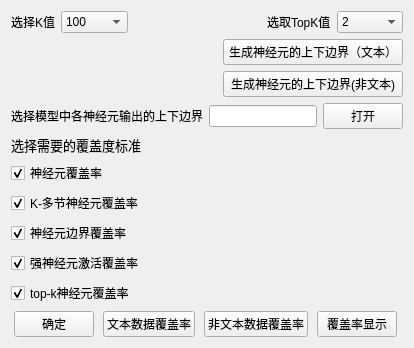
            <widget class="QWidget" name="tab_3">
             <attribute name="title">
              <string>覆盖度分析</string>
             </attribute>
             <layout class="QVBoxLayout" name="verticalLayout_9">
              <item>
               <layout class="QHBoxLayout" name="horizontalLayout_79" stretch="0,1,2,0,1">
                <item>
                 <widget class="QLabel" name="label_45">
                  <property name="sizePolicy">
                   <sizepolicy hsizetype="Preferred" vsizetype="Fixed">
                    <horstretch>0</horstretch>
                    <verstretch>0</verstretch>
                   </sizepolicy>
                  </property>
                  <property name="text">
                   <string>选择K值</string>
                  </property>
                 </widget>
                </item>
                <item>
                 <widget class="QComboBox" name="comboBox">
                  <item>
                   <property name="text">
                    <string>100</string>
                   </property>
                  </item>
                  <item>
                   <property name="text">
                    <string>1000</string>
                   </property>
                  </item>
                  <item>
                   <property name="text">
                    <string>5000</string>
                   </property>
                  </item>
                  <item>
                   <property name="text">
                    <string>10000</string>
                   </property>
                  </item>
                 </widget>
                </item>
                <item>
                 <spacer name="horizontalSpacer_9">
                  <property name="orientation">
                   <enum>Qt::Horizontal</enum>
                  </property>
                  <property name="sizeHint" stdset="0">
                   <size>
                    <width>40</width>
                    <height>20</height>
                   </size>
                  </property>
                 </spacer>
                </item>
                <item>
                 <widget class="QLabel" name="label_46">
                  <property name="sizePolicy">
                   <sizepolicy hsizetype="Preferred" vsizetype="Fixed">
                    <horstretch>0</horstretch>
                    <verstretch>0</verstretch>
                   </sizepolicy>
                  </property>
                  <property name="text">
                   <string>选取TopK值</string>
                  </property>
                 </widget>
                </item>
                <item>
                 <widget class="QComboBox" name="comboBox_2">
                  <item>
                   <property name="text">
                    <string>2</string>
                   </property>
                  </item>
                  <item>
                   <property name="text">
                    <string>3</string>
                   </property>
                  </item>
                  <item>
                   <property name="text">
                    <string>4</string>
                   </property>
                  </item>
                  <item>
                   <property name="text">
                    <string>5</string>
                   </property>
                  </item>
                 </widget>
                </item>
               </layout>
              </item>
              <item>
               <widget class="QPushButton" name="createMinmax">
                <property name="maximumSize">
                 <size>
                  <width>180</width>
                  <height>16777215</height>
                 </size>
                </property>
                <property name="layoutDirection">
                 <enum>Qt::RightToLeft</enum>
                </property>
                <property name="text">
                 <string>生成神经元的上下边界（文本）</string>
                </property>
               </widget>
              </item>
              <item>
               <widget class="QPushButton" name="pushButton_14">
                <property name="maximumSize">
                 <size>
                  <width>180</width>
                  <height>16777215</height>
                 </size>
                </property>
                <property name="layoutDirection">
                 <enum>Qt::RightToLeft</enum>
                </property>
                <property name="text">
                 <string>生成神经元的上下边界(非文本)</string>
                </property>
               </widget>
              </item>
              <item>
               <layout class="QHBoxLayout" name="horizontalLayout_80">
                <item>
                 <widget class="QLabel" name="label_47">
                  <property name="sizePolicy">
                   <sizepolicy hsizetype="Preferred" vsizetype="Fixed">
                    <horstretch>0</horstretch>
                    <verstretch>0</verstretch>
                   </sizepolicy>
                  </property>
                  <property name="text">
                   <string>选择模型中各神经元输出的上下边界</string>
                  </property>
                 </widget>
                </item>
                <item>
                 <widget class="QLineEdit" name="lineEdit_12">
                  <property name="text">
                   <string/>
                  </property>
                 </widget>
                </item>
                <item>
                 <widget class="QPushButton" name="pushButton_8">
                  <property name="text">
                   <string>打开</string>
                  </property>
                 </widget>
                </item>
               </layout>
              </item>
              <item>
               <widget class="QLabel" name="label_6">
                <property name="sizePolicy">
                 <sizepolicy hsizetype="Fixed" vsizetype="Fixed">
                  <horstretch>0</horstretch>
                  <verstretch>0</verstretch>
                 </sizepolicy>
                </property>
                <property name="font">
                 <font>
                  <family>Adobe Devanagari</family>
                  <pointsize>10</pointsize>
                 </font>
                </property>
                <property name="text">
                 <string>选择需要的覆盖度标准</string>
                </property>
               </widget>
              </item>
              <item>
               <widget class="QCheckBox" name="cover_1">
                <property name="layoutDirection">
                 <enum>Qt::LeftToRight</enum>
                </property>
                <property name="text">
                 <string>神经元覆盖率</string>
                </property>
                <property name="checked">
                 <bool>true</bool>
                </property>
               </widget>
              </item>
              <item>
               <widget class="QCheckBox" name="cover_2">
                <property name="text">
                 <string>K-多节神经元覆盖率</string>
                </property>
                <property name="checked">
                 <bool>true</bool>
                </property>
               </widget>
              </item>
              <item>
               <widget class="QCheckBox" name="cover_4">
                <property name="text">
                 <string>神经元边界覆盖率</string>
                </property>
                <property name="checked">
                 <bool>true</bool>
                </property>
               </widget>
              </item>
              <item>
               <widget class="QCheckBox" name="cover_3">
                <property name="text">
                 <string>强神经元激活覆盖率</string>
                </property>
                <property name="checked">
                 <bool>true</bool>
                </property>
               </widget>
              </item>
              <item>
               <widget class="QCheckBox" name="cover_5">
                <property name="text">
                 <string>top-k神经元覆盖率</string>
                </property>
                <property name="checked">
                 <bool>true</bool>
                </property>
               </widget>
              </item>
              <item>
               <layout class="QHBoxLayout" name="horizontalLayout_39">
                <item>
                 <widget class="QPushButton" name="pushButton_7">
                  <property name="sizePolicy">
                   <sizepolicy hsizetype="Fixed" vsizetype="Fixed">
                    <horstretch>0</horstretch>
                    <verstretch>0</verstretch>
                   </sizepolicy>
                  </property>
                  <property name="layoutDirection">
                   <enum>Qt::RightToLeft</enum>
                  </property>
                  <property name="text">
                   <string>确定</string>
                  </property>
                 </widget>
                </item>
                <item>
                 <widget class="QPushButton" name="seed_text_pushButton">
                  <property name="sizePolicy">
                   <sizepolicy hsizetype="Fixed" vsizetype="Fixed">
                    <horstretch>0</horstretch>
                    <verstretch>0</verstretch>
                   </sizepolicy>
                  </property>
                  <property name="text">
                   <string>文本数据覆盖率</string>
                  </property>
                 </widget>
                </item>
                <item>
                 <widget class="QPushButton" name="pushButton_16">
                  <property name="sizePolicy">
                   <sizepolicy hsizetype="Fixed" vsizetype="Fixed">
                    <horstretch>0</horstretch>
                    <verstretch>0</verstretch>
                   </sizepolicy>
                  </property>
                  <property name="text">
                   <string>非文本数据覆盖率</string>
                  </property>
                 </widget>
                </item>
                <item>
                 <widget class="QPushButton" name="pushButton_17">
                  <property name="sizePolicy">
                   <sizepolicy hsizetype="Fixed" vsizetype="Fixed">
                    <horstretch>0</horstretch>
                    <verstretch>0</verstretch>
                   </sizepolicy>
                  </property>
                  <property name="text">
                   <string>覆盖率显示</string>
                  </property>
                 </widget>
                </item>
               </layout>
              </item>
             </layout>
            </widget>
